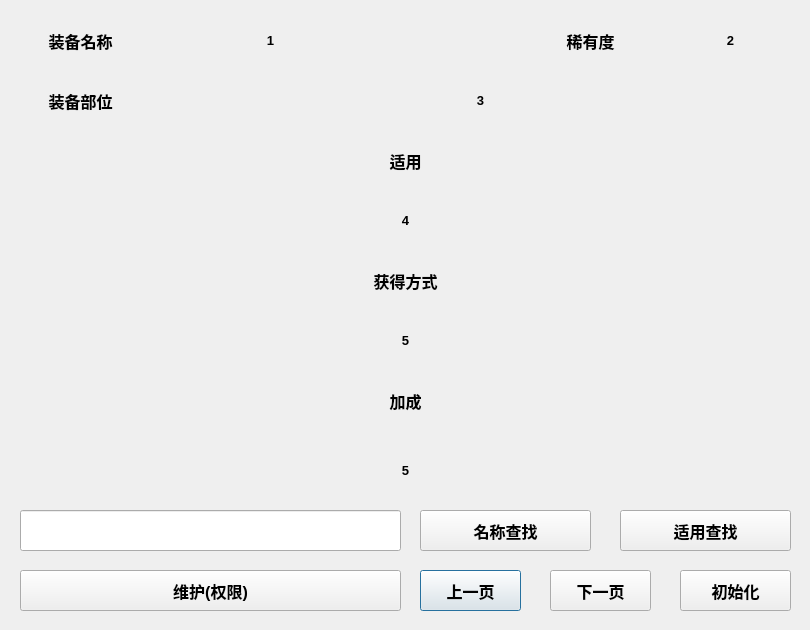
<?xml version="1.0" encoding="UTF-8"?>
<ui version="4.0">
 <class>Dialog_equip</class>
 <widget class="QDialog" name="Dialog_equip">
  <property name="geometry">
   <rect>
    <x>0</x>
    <y>0</y>
    <width>810</width>
    <height>630</height>
   </rect>
  </property>
  <property name="windowTitle">
   <string>Dialog</string>
  </property>
  <widget class="QLabel" name="label_Name">
   <property name="geometry">
    <rect>
     <x>170</x>
     <y>20</y>
     <width>201</width>
     <height>41</height>
    </rect>
   </property>
   <property name="font">
    <font>
     <pointsize>10</pointsize>
     <weight>75</weight>
     <bold>true</bold>
    </font>
   </property>
   <property name="text">
    <string>1</string>
   </property>
   <property name="alignment">
    <set>Qt::AlignCenter</set>
   </property>
  </widget>
  <widget class="QLabel" name="label">
   <property name="geometry">
    <rect>
     <x>20</x>
     <y>20</y>
     <width>121</width>
     <height>41</height>
    </rect>
   </property>
   <property name="font">
    <font>
     <pointsize>12</pointsize>
     <weight>75</weight>
     <bold>true</bold>
    </font>
   </property>
   <property name="text">
    <string>装备名称</string>
   </property>
   <property name="alignment">
    <set>Qt::AlignCenter</set>
   </property>
  </widget>
  <widget class="QLabel" name="label_Rare">
   <property name="geometry">
    <rect>
     <x>670</x>
     <y>20</y>
     <width>121</width>
     <height>41</height>
    </rect>
   </property>
   <property name="font">
    <font>
     <pointsize>10</pointsize>
     <weight>75</weight>
     <bold>true</bold>
    </font>
   </property>
   <property name="text">
    <string>2</string>
   </property>
   <property name="alignment">
    <set>Qt::AlignCenter</set>
   </property>
  </widget>
  <widget class="QLabel" name="label_2">
   <property name="geometry">
    <rect>
     <x>530</x>
     <y>20</y>
     <width>121</width>
     <height>41</height>
    </rect>
   </property>
   <property name="font">
    <font>
     <pointsize>12</pointsize>
     <weight>75</weight>
     <bold>true</bold>
    </font>
   </property>
   <property name="text">
    <string>稀有度</string>
   </property>
   <property name="alignment">
    <set>Qt::AlignCenter</set>
   </property>
  </widget>
  <widget class="QLabel" name="label_3">
   <property name="geometry">
    <rect>
     <x>20</x>
     <y>80</y>
     <width>121</width>
     <height>41</height>
    </rect>
   </property>
   <property name="font">
    <font>
     <pointsize>12</pointsize>
     <weight>75</weight>
     <bold>true</bold>
    </font>
   </property>
   <property name="text">
    <string>装备部位</string>
   </property>
   <property name="alignment">
    <set>Qt::AlignCenter</set>
   </property>
  </widget>
  <widget class="QLabel" name="label_Part">
   <property name="geometry">
    <rect>
     <x>170</x>
     <y>80</y>
     <width>621</width>
     <height>41</height>
    </rect>
   </property>
   <property name="font">
    <font>
     <pointsize>10</pointsize>
     <weight>75</weight>
     <bold>true</bold>
    </font>
   </property>
   <property name="text">
    <string>3</string>
   </property>
   <property name="alignment">
    <set>Qt::AlignCenter</set>
   </property>
  </widget>
  <widget class="QLabel" name="label_4">
   <property name="geometry">
    <rect>
     <x>20</x>
     <y>140</y>
     <width>771</width>
     <height>41</height>
    </rect>
   </property>
   <property name="font">
    <font>
     <pointsize>12</pointsize>
     <weight>75</weight>
     <bold>true</bold>
    </font>
   </property>
   <property name="text">
    <string>适用</string>
   </property>
   <property name="alignment">
    <set>Qt::AlignCenter</set>
   </property>
  </widget>
  <widget class="QLabel" name="label_Fit">
   <property name="geometry">
    <rect>
     <x>20</x>
     <y>200</y>
     <width>771</width>
     <height>41</height>
    </rect>
   </property>
   <property name="font">
    <font>
     <pointsize>10</pointsize>
     <weight>75</weight>
     <bold>true</bold>
    </font>
   </property>
   <property name="text">
    <string>4</string>
   </property>
   <property name="alignment">
    <set>Qt::AlignCenter</set>
   </property>
  </widget>
  <widget class="QLabel" name="label_Get">
   <property name="geometry">
    <rect>
     <x>20</x>
     <y>320</y>
     <width>771</width>
     <height>41</height>
    </rect>
   </property>
   <property name="font">
    <font>
     <pointsize>10</pointsize>
     <weight>75</weight>
     <bold>true</bold>
    </font>
   </property>
   <property name="text">
    <string>5</string>
   </property>
   <property name="alignment">
    <set>Qt::AlignCenter</set>
   </property>
  </widget>
  <widget class="QLabel" name="label_5">
   <property name="geometry">
    <rect>
     <x>20</x>
     <y>260</y>
     <width>771</width>
     <height>41</height>
    </rect>
   </property>
   <property name="font">
    <font>
     <pointsize>12</pointsize>
     <weight>75</weight>
     <bold>true</bold>
    </font>
   </property>
   <property name="text">
    <string>获得方式</string>
   </property>
   <property name="alignment">
    <set>Qt::AlignCenter</set>
   </property>
  </widget>
  <widget class="QLabel" name="label_6">
   <property name="geometry">
    <rect>
     <x>20</x>
     <y>380</y>
     <width>771</width>
     <height>41</height>
    </rect>
   </property>
   <property name="font">
    <font>
     <pointsize>12</pointsize>
     <weight>75</weight>
     <bold>true</bold>
    </font>
   </property>
   <property name="text">
    <string>加成</string>
   </property>
   <property name="alignment">
    <set>Qt::AlignCenter</set>
   </property>
  </widget>
  <widget class="QLabel" name="label_Addition">
   <property name="geometry">
    <rect>
     <x>20</x>
     <y>450</y>
     <width>771</width>
     <height>41</height>
    </rect>
   </property>
   <property name="font">
    <font>
     <pointsize>10</pointsize>
     <weight>75</weight>
     <bold>true</bold>
    </font>
   </property>
   <property name="text">
    <string>5</string>
   </property>
   <property name="alignment">
    <set>Qt::AlignCenter</set>
   </property>
  </widget>
  <widget class="QPushButton" name="pushButton">
   <property name="geometry">
    <rect>
     <x>420</x>
     <y>570</y>
     <width>101</width>
     <height>41</height>
    </rect>
   </property>
   <property name="font">
    <font>
     <pointsize>12</pointsize>
     <weight>75</weight>
     <bold>true</bold>
    </font>
   </property>
   <property name="text">
    <string>上一页</string>
   </property>
  </widget>
  <widget class="QPushButton" name="pushButton_2">
   <property name="geometry">
    <rect>
     <x>550</x>
     <y>570</y>
     <width>101</width>
     <height>41</height>
    </rect>
   </property>
   <property name="font">
    <font>
     <pointsize>12</pointsize>
     <weight>75</weight>
     <bold>true</bold>
    </font>
   </property>
   <property name="text">
    <string>下一页</string>
   </property>
  </widget>
  <widget class="QPushButton" name="pushButton_3">
   <property name="geometry">
    <rect>
     <x>420</x>
     <y>510</y>
     <width>171</width>
     <height>41</height>
    </rect>
   </property>
   <property name="font">
    <font>
     <pointsize>12</pointsize>
     <weight>75</weight>
     <bold>true</bold>
    </font>
   </property>
   <property name="text">
    <string>名称查找</string>
   </property>
  </widget>
  <widget class="QLineEdit" name="lineEdit_sel">
   <property name="geometry">
    <rect>
     <x>20</x>
     <y>510</y>
     <width>381</width>
     <height>41</height>
    </rect>
   </property>
   <property name="font">
    <font>
     <pointsize>12</pointsize>
     <weight>75</weight>
     <bold>true</bold>
    </font>
   </property>
   <property name="alignment">
    <set>Qt::AlignCenter</set>
   </property>
  </widget>
  <widget class="QPushButton" name="pushButton_4">
   <property name="geometry">
    <rect>
     <x>680</x>
     <y>570</y>
     <width>111</width>
     <height>41</height>
    </rect>
   </property>
   <property name="font">
    <font>
     <pointsize>12</pointsize>
     <weight>75</weight>
     <bold>true</bold>
    </font>
   </property>
   <property name="text">
    <string>初始化</string>
   </property>
  </widget>
  <widget class="QPushButton" name="pushButton_5">
   <property name="geometry">
    <rect>
     <x>20</x>
     <y>570</y>
     <width>381</width>
     <height>41</height>
    </rect>
   </property>
   <property name="font">
    <font>
     <pointsize>12</pointsize>
     <weight>75</weight>
     <bold>true</bold>
    </font>
   </property>
   <property name="text">
    <string>维护(权限)</string>
   </property>
  </widget>
  <widget class="QPushButton" name="pushButton_6">
   <property name="geometry">
    <rect>
     <x>620</x>
     <y>510</y>
     <width>171</width>
     <height>41</height>
    </rect>
   </property>
   <property name="font">
    <font>
     <pointsize>12</pointsize>
     <weight>75</weight>
     <bold>true</bold>
    </font>
   </property>
   <property name="text">
    <string>适用查找</string>
   </property>
  </widget>
 </widget>
 <resources/>
 <connections/>
</ui>
